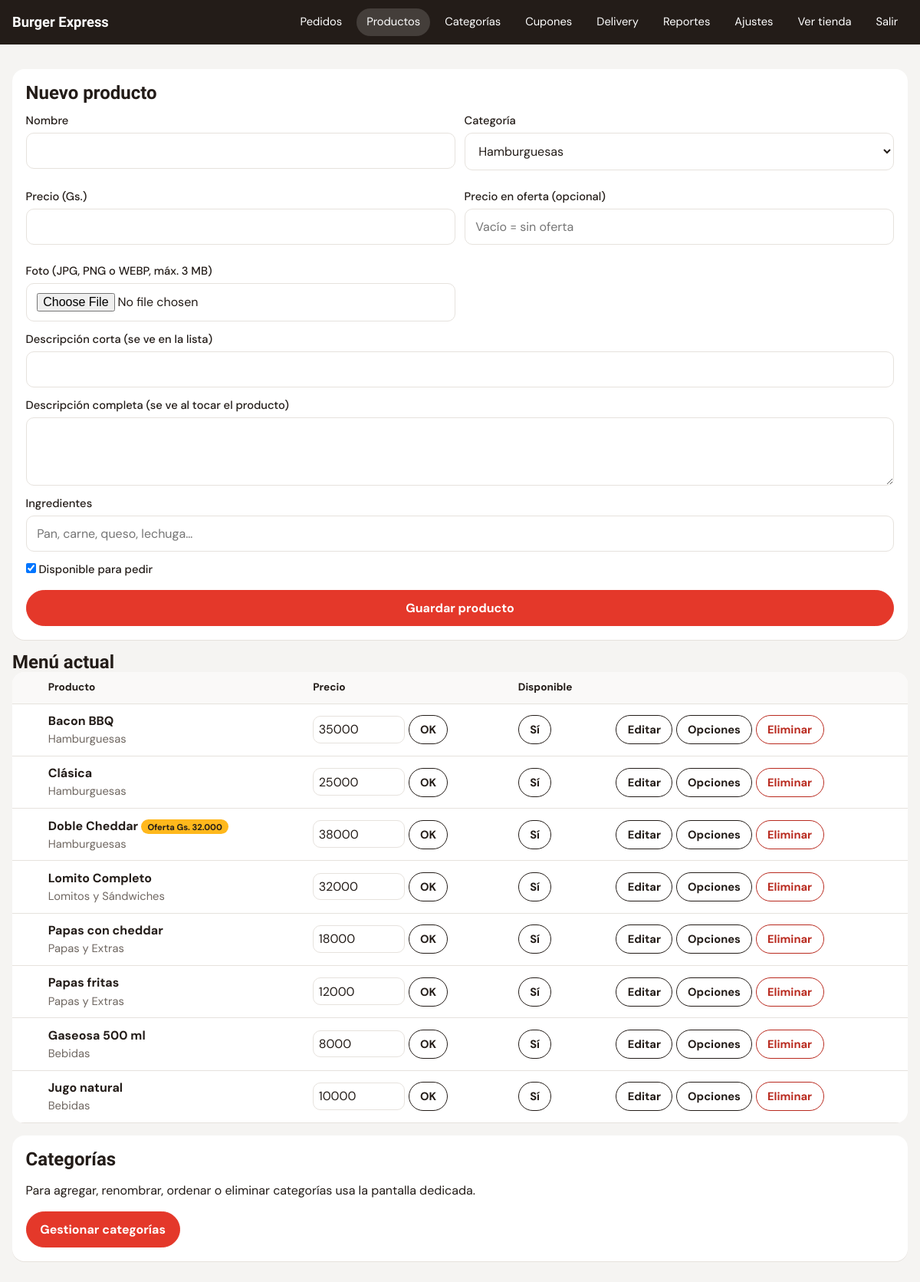
The page /admin/productos.php (signed in) on the database its author committed.
### tables this page shows
CREATE TABLE productos (
  id INT AUTO_INCREMENT PRIMARY KEY,
  categoria_id INT NOT NULL,
  nombre VARCHAR(100) NOT NULL,
  descripcion VARCHAR(255) DEFAULT '',
  precio DECIMAL(12,0) NOT NULL,
  imagen VARCHAR(160) DEFAULT NULL,
  disponible TINYINT(1) NOT NULL DEFAULT 1,
  FOREIGN KEY (categoria_id) REFERENCES categorias(id) ON DELETE CASCADE
);

CREATE TABLE categorias (
  id INT AUTO_INCREMENT PRIMARY KEY,
  nombre VARCHAR(60) NOT NULL,
  orden INT NOT NULL DEFAULT 0,
  activa TINYINT(1) NOT NULL DEFAULT 1
);

### includes/functions.php (called while the page is built, shortened)
<?php
function db(): PDO {
    static $pdo;
    if (!$pdo) {
        $pdo = new PDO('mysql:host=' . DB_HOST . ';dbname=' . DB_NAME . ';charset=utf8mb4', DB_USER, DB_PASS, [
            PDO::ATTR_ERRMODE => PDO::ERRMODE_EXCEPTION,
            PDO::ATTR_DEFAULT_FETCH_MODE => PDO::FETCH_ASSOC,
        ]);
        $pdo->exec("SET time_zone = '" . (new DateTime())->format('P') . "'");
    }
    return $pdo;
}
function e($s): string { return htmlspecialchars((string)$s, ENT_QUOTES, 'UTF-8'); }
function cfg(string $k, string $d = ''): string {
    static $c;
    if ($c === null) $c = db()->query("SELECT clave, valor FROM configuracion")->fetchAll(PDO::FETCH_KEY_PAIR);
    return $c[$k] ?? $d;
}
function money($n): string { return cfg('moneda', 'Gs.') . ' ' . number_format((float)$n, 0, ',', '.'); }

### admin/productos.php (the view, shortened to what this page needs)
<?php
require_once __DIR__ . '/_layout.php';
$pdo = db();
$cats = $pdo->query("SELECT * FROM categorias ORDER BY orden, id")->fetchAll();
$rows = $pdo->query("SELECT p.*, c.nombre AS cat FROM productos p JOIN categorias c ON c.id = p.categoria_id ORDER BY c.orden, p.nombre")->fetchAll();
$edit = null;
adm_head('Productos', 'productos'); ?>
<section class="card">
  <h2><?= $edit ? 'Editar producto' : 'Nuevo producto' ?></h2>
  <form method="post" enctype="multipart/form-data">
    <div class="two">
      <label>Nombre<input name="nombre" required value="<?= e($edit['nombre'] ?? '') ?>"></label>
      <label>Categoría<select name="categoria_id" required>
        <?php foreach ($cats as $c): ?><option value="<?= $c['id'] ?>" <?= ($edit['categoria_id'] ?? 0) == $c['id'] ? 'selected' : '' ?>><?= e($c['nombre']) ?></option><?php endforeach; ?>
      </select></label>
      <label>Precio (<?= e(cfg('moneda')) ?>)<input type="number" name="precio" min="0" required value="<?= e($edit['precio'] ?? '') ?>"></label>
      <label>Precio en oferta (opcional)<input type="number" name="precio_promo" min="0" value="<?= e($edit['precio_promo'] ?? '') ?>" placeholder="Vacío = sin oferta"></label>
      <label>Foto (JPG, PNG o WEBP, máx. 3 MB)<input type="file" name="imagen" accept="image/jpeg,image/png,image/webp"></label>
    </div>
    <label>Descripción corta (se ve en la lista)<input name="descripcion" maxlength="250" value="<?= e($edit['descripcion'] ?? '') ?>"></label>
    <label>Descripción completa (se ve al tocar el producto)<textarea name="detalle" rows="3"><?= e($edit['detalle'] ?? '') ?></textarea></label>
    <label>Ingredientes<input name="ingredientes" maxlength="250" value="<?= e($edit['ingredientes'] ?? '') ?>" placeholder="Pan, carne, queso, lechuga…"></label>
    <label><input type="checkbox" name="disponible" <?= ($edit['disponible'] ?? 1) ? 'checked' : '' ?>> Disponible para pedir</label>
    <div class="row"><button class="btn btn-primary" type="submit">Guardar producto</button>
      <?php if ($edit): ?><a class="btn" href="productos.php">Cancelar edición</a><?php endif; ?></div>
  </form>
</section>
<section>
  <h2>Menú actual</h2>
  <div class="tbl-wrap"><table class="tbl">
    <tr><th></th><th>Producto</th><th>Precio</th><th>Disponible</th><th></th></tr>
    <?php foreach ($rows as $p): ?>
    <tr>
      <td><?php if ($p['imagen']): ?><img src="../uploads/productos/<?= e($p['imagen']) ?>" alt=""><?php endif; ?></td>
      <td><b><?= e($p['nombre']) ?></b><?= $p['precio_promo'] ? ' <span class="badge">Oferta ' . money($p['precio_promo']) . '</span>' : '' ?><br><span class="muted"><?= e($p['cat']) ?></span></td>
      <td><form method="post" class="inline">
        <input type="number" name="precio" value="<?= (int)$p['precio'] ?>" min="0" style="width:120px;display:inline-block;margin:0;padding:.4rem" aria-label="Precio de <?= e($p['nombre']) ?>">
        <button class="btn btn-small">OK</button></form></td>
      <td><form method="post" class="inline"><input type="hidden" name="csrf" value="<?= csrf() ?>"><input type="hidden" name="accion" value="toggle"><input type="hidden" name="id" value="<?= $p['id'] ?>">
        <button class="btn btn-small <?= $p['disponible'] ? '' : 'btn-danger' ?>"><?= $p['disponible'] ? 'Sí' : 'Agotado' ?></button></form></td>
      <td><a class="btn btn-small" href="?edit=<?= $p['id'] ?>">Editar</a> <a class="btn btn-small" href="opciones.php?producto=<?= $p['id'] ?>">Opciones</a>
        <form method="post" class="inline" onsubmit="return confirm('¿Eliminar <?= e(addslashes($p['nombre'])) ?>?')">
          <button class="btn btn-small btn-danger">Eliminar</button></form></td>
    </tr>
    <?php endforeach; ?>
  </table></div>
</section>
<section class="card">
  <h2>Categorías</h2>
  <p>Para agregar, renombrar, ordenar o eliminar categorías usa la pantalla dedicada.</p>
  <a class="btn btn-primary" href="categorias.php">Gestionar categorías</a>
</section>

### assets/css/style.css (style rules this page uses)
:root { --ketchup:#E4382A; --ketchup-d:#B92A1F; --mustard:#FFB81C; --pickle:#2E8B57; --ink:#231C18; --muted:#6F6761; --line:#E6E2DD; --bg:#F5F4F2; --card:#fff; --r:16px; --r-s:10px; font-family:'DM Sans',system-ui,sans-serif; color:var(--ink); }
* { box-sizing:border-box }
html { scroll-behavior:smooth;scroll-padding-top:130px }
body { margin:0;background:var(--bg);line-height:1.45;padding-bottom:env(safe-area-inset-bottom) }
h1,h2,h3,.brand { font-family:'Bricolage Grotesque',sans-serif;margin:0;line-height:1.1 }
a { color:var(--ketchup-d) }
.muted { color:var(--muted);font-size:.92rem }
.btn { display:inline-flex;align-items:center;justify-content:center;gap:.4rem;border:1.5px solid var(--ink);background:#fff;color:var(--ink); padding:.75rem 1.1rem;border-radius:999px;font:700 1rem 'DM Sans',sans-serif;cursor:pointer;text-decoration:none;min-height:46px }
.btn-primary { background:var(--ketchup);border-color:var(--ketchup);color:#fff }
.btn-small { padding:.45rem .9rem;min-height:38px;font-size:.92rem }
.btn-danger { color:var(--ketchup-d);border-color:var(--ketchup-d) }
label { display:block;font-weight:500;font-size:.92rem;margin:.8rem 0 0 }
input,select,textarea { display:block;width:100%;margin-top:.3rem;padding:.75rem .85rem;border:1.5px solid var(--line);border-radius:var(--r-s); font:400 1rem 'DM Sans',sans-serif;background:#fff;color:var(--ink) }
input[type=checkbox],input[type=radio] { display:inline-block;width:auto;margin:0 }
.card { background:var(--card);border-radius:var(--r);padding:1.1rem;margin:1rem 0;box-shadow:0 1px 0 var(--line) }
.row { display:flex;gap:.6rem;margin-top:1rem;flex-wrap:wrap }
.row .btn { flex:1 }
.tbl { width:100%;border-collapse:collapse;background:#fff;border-radius:var(--r);overflow:hidden }
.tbl th,.tbl td { padding:.65rem .8rem;border-bottom:1px solid var(--line);text-align:left;vertical-align:middle }
.tbl th { background:#faf9f8;font-size:.85rem }
.tbl-wrap { overflow-x:auto }
.two { display:grid;grid-template-columns:1fr 1fr;gap:.7rem }
.inline { display:inline }
.badge { display:inline-block;background:var(--mustard);color:var(--ink);font:700 .7rem 'DM Sans';padding:.15rem .5rem;border-radius:999px;vertical-align:middle }

### rows shown on the page
productos: nombre "Bacon BBQ", categoria.nombre "Hamburguesas", precio "35000", disponible "Sí"
productos: nombre "Clásica", categoria.nombre "Hamburguesas", precio "25000", disponible "Sí"
productos: nombre "Doble Cheddar", precio_promo "Gs. 32.000", categoria.nombre "Hamburguesas", precio "38000", disponible "Sí"
productos: nombre "Lomito Completo", categoria.nombre "Lomitos y Sándwiches", precio "32000", disponible "Sí"
productos: nombre "Papas con cheddar", categoria.nombre "Papas y Extras", precio "18000", disponible "Sí"
productos: nombre "Papas fritas", categoria.nombre "Papas y Extras", precio "12000", disponible "Sí"
productos: nombre "Gaseosa 500 ml", categoria.nombre "Bebidas", precio "8000", disponible "Sí"
productos: nombre "Jugo natural", categoria.nombre "Bebidas", precio "10000", disponible "Sí"

### other values the page prints
cfg('nombre_local') "Burger Express"
$lbl "Pedidos"
$lbl "Productos"
$lbl "Categorías"
$lbl "Cupones"
$lbl "Delivery"
$lbl "Reportes"
$lbl "Ajustes"
cfg('moneda') "Gs."
form field categoria_id "Hamburguesas"
